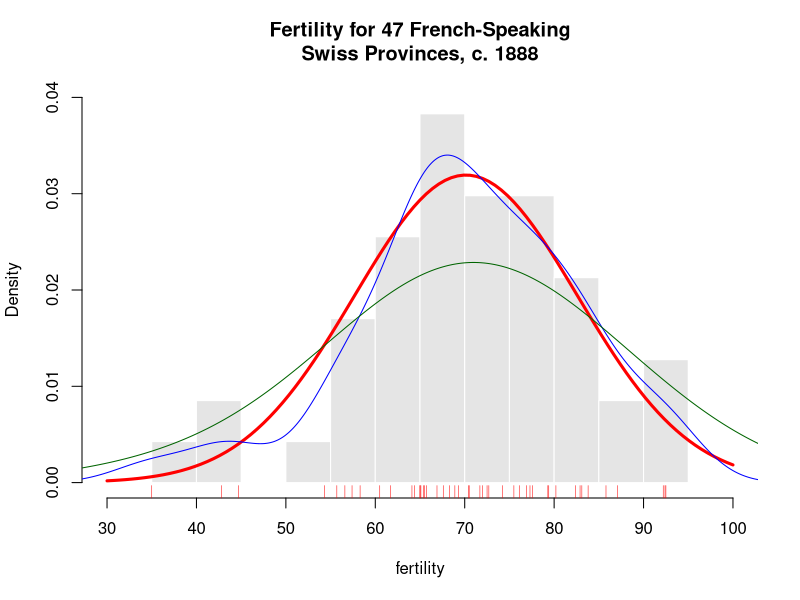

Reproduce this figure in R.
# Overlaying Plots

# LOAD DATASET
require("datasets")
?swiss
swiss
str(swiss)
data(swiss)
fertility <- swiss$Fertility

# PLOTS
# Plot 1: Histogram
h <- hist(fertility,
          prob = TRUE,  # Flipside of "freq = FALSE"
          ylim = c(0, 0.04),
          xlim = c(30, 100),
          breaks = 11,
          col = "#E5E5E5",
          border = 0,
          main = "Fertility for 47 French-Speaking\nSwiss Provinces, c. 1888")

# Plot 2: Normal curve (if prob = TRUE)
curve(dnorm(x, mean = mean(fertility), sd = sd(fertility)), 
      col = "red", 
      lwd = 3,
      add = TRUE)

# Plot 3 & 4: Kernel density lines (if prob = TRUE)
lines(density(fertility), col = "blue")
lines(density(fertility, adjust = 3), col = "darkgreen")

# Plot 5: Rug (That is, lineplot under histogram)
rug(fertility, col = "red")

rm(list = ls())  # Clean up